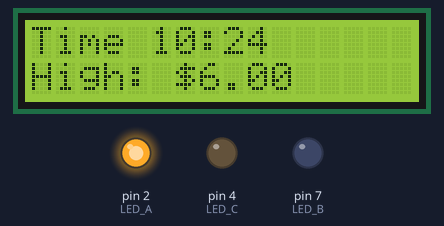
Bench run of a sketch on a simulated Arduino Uno, built with avr-gcc and run on an emulated ATmega328P. Parts: 16×2 character LCD, output pins drawn as LEDs (lit = HIGH). The local clock reads 2024-03-15 10:24:30 at power-on unless the sketch sets it; what the sketch prints to the serial monitor is not drawn.

Above: at 0.2 s.
At 30.4 s:
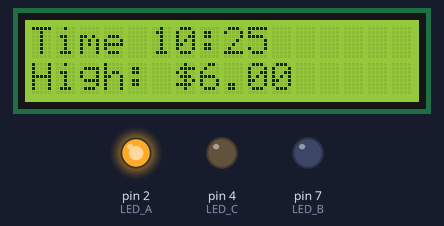
At 90.9 s:
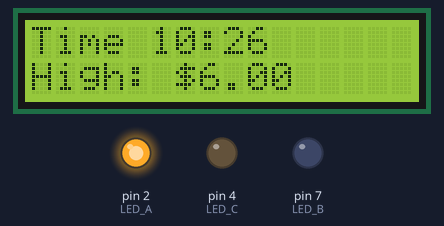
Timing chart, 0 to 92.4 s (numbered marks = the images above):
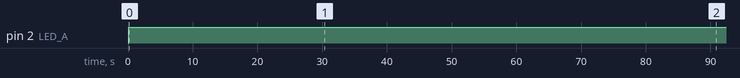

The sketch:

utilitymain2.ino
```cpp
#include <Wire.h>
#include <LiquidCrystal_I2C.h>
#include <RTClib.h>

// Define the LED pins
#define LED_A 2  // High demand LED
#define LED_B 7  // Medium demand LED
#define LED_C 4  // Low demand LED

LiquidCrystal_I2C lcd(0x3F, 16, 2); // I2C address may vary
RTC_DS3231 rtc;

const char* csvData = "\
Time,Price\n\
1,300\n\
0,280\n\
2,260\n\
3,240\n\
4,220\n\
5,200\n\
6,250\n\
7,300\n\
8,400\n\
9,500\n\
10,600\n\
11,550\n\
12,450\n\
13,450\n\
14,400\n\
15,350\n\
16,300\n\
17,450\n\
18,500\n\
19,600\n\
20,500\n\
21,400\n\
22,350\n\
23,300";

void setup() {
  Serial.begin(9600);

  lcd.init();
  lcd.backlight();

  if (!rtc.begin()) {
    Serial.println("Couldn't find RTC");
    while (1);
  }

//rtc.adjust(DateTime(2025, 4, 21, 23, 41, 0));  // Set manually once if needed

  pinMode(LED_A, OUTPUT);
  pinMode(LED_B, OUTPUT);
  pinMode(LED_C, OUTPUT);

  Serial.println("System Initialized.");
}

void loop() {
  DateTime now = rtc.now();
  displayTimeAndPrice(now);
  delay(1000); // Update every second
}


void displayTimeAndPrice(DateTime now) {
  lcd.clear();

  // Time
  char timeBuffer[10];
  sprintf(timeBuffer, "%02d:%02d", now.hour(), now.minute());

  lcd.setCursor(0, 0);
  lcd.print("Time ");
  lcd.print(timeBuffer);

  Serial.print("Current Time: ");
  Serial.println(timeBuffer);

  // Pricing
  checkElectricityPrice(now);
}

void checkElectricityPrice(DateTime now) {
  int hour = now.hour();
  char searchStr[4];
  sprintf(searchStr, "%d,", hour);

  char* priceStr = strstr(csvData, searchStr);
  if (priceStr != NULL) {
    int priceInCents = atoi(strchr(priceStr, ',') + 1);
    float priceInDollars = static_cast<float>(priceInCents) / 100.0;

    lcd.setCursor(0, 1); // Line 2
    Serial.print("Price: $");
    Serial.println(priceInDollars, 2);

    if (priceInDollars < 3.99) {
      digitalWrite(LED_C, HIGH);
      digitalWrite(LED_B, HIGH);
      digitalWrite(LED_A, LOW);
      lcd.print("Low: $");
      lcd.print(priceInDollars, 2);
      Serial.println("Advice: Use all appliances");
    } else if (priceInDollars < 4.99) {
      digitalWrite(LED_B, HIGH);
      digitalWrite(LED_C, LOW);
      digitalWrite(LED_A, LOW);
      lcd.print("Med: $");
      lcd.print(priceInDollars, 2);
      Serial.println("Advice: Use priority appliances");
    } else {
      digitalWrite(LED_A, HIGH);
      digitalWrite(LED_B, LOW);
      digitalWrite(LED_C, LOW);
      lcd.print("High: $");
      lcd.print(priceInDollars, 2);
      Serial.println("Advice: Turn off appliances");
    }

    Serial.println("--------------------------");
  } else {
    Serial.println("Price not found for this hour.");
  }
}
```

Measured:
- by itself, pin 2 (LED_A): LOW → HIGH at 0.08 s
- what the display in image 1 shows lasts 60.4 s, from 30.4 s to 90.8 s
